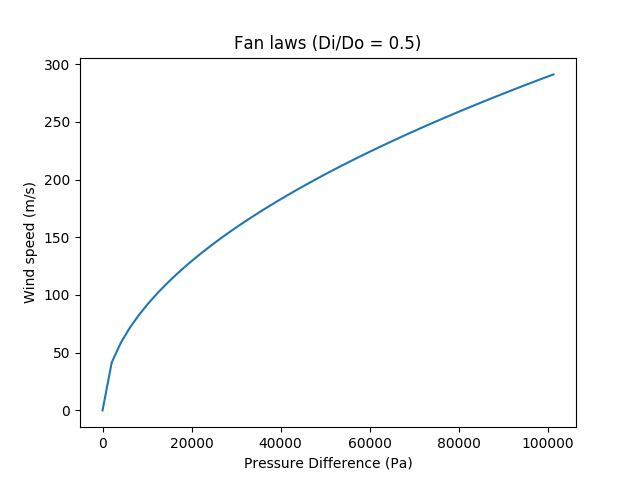

The Python source for this figure:
import numpy as np
import matplotlib.pyplot as plt

x = np.linspace(0, 101300)
C = 0.693 / np.sqrt(1 - 0.5 ** 4) * np.sqrt(2 / 1.225)
y = C * np.sqrt(x)

plt.title("Fan laws (Di/Do = 0.5)")
plt.plot(x, y)
plt.xlabel('Pressure Difference (Pa)')
plt.ylabel('Wind speed (m/s)')

plt.savefig("windspeed.png")
plt.show()
